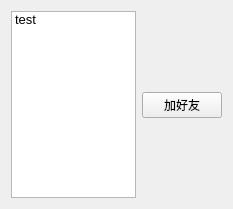
<?xml version="1.0" encoding="UTF-8"?>
<ui version="4.0">
 <class>Online</class>
 <widget class="QWidget" name="Online">
  <property name="geometry">
   <rect>
    <x>0</x>
    <y>0</y>
    <width>233</width>
    <height>209</height>
   </rect>
  </property>
  <property name="windowTitle">
   <string>Form</string>
  </property>
  <layout class="QVBoxLayout" name="verticalLayout_2">
   <item>
    <layout class="QHBoxLayout" name="horizontalLayout">
     <item>
      <widget class="QListWidget" name="online_lw">
       <property name="font">
        <font>
         <pointsize>10</pointsize>
        </font>
       </property>
       <item>
        <property name="text">
         <string>test</string>
        </property>
       </item>
      </widget>
     </item>
     <item>
      <layout class="QVBoxLayout" name="verticalLayout">
       <item>
        <spacer name="verticalSpacer">
         <property name="orientation">
          <enum>Qt::Orientation::Vertical</enum>
         </property>
         <property name="sizeHint" stdset="0">
          <size>
           <width>20</width>
           <height>40</height>
          </size>
         </property>
        </spacer>
       </item>
       <item>
        <widget class="QPushButton" name="addFriend_pb">
         <property name="text">
          <string>加好友</string>
         </property>
        </widget>
       </item>
       <item>
        <spacer name="verticalSpacer_2">
         <property name="orientation">
          <enum>Qt::Orientation::Vertical</enum>
         </property>
         <property name="sizeHint" stdset="0">
          <size>
           <width>20</width>
           <height>40</height>
          </size>
         </property>
        </spacer>
       </item>
      </layout>
     </item>
    </layout>
   </item>
  </layout>
 </widget>
 <resources/>
 <connections/>
</ui>
